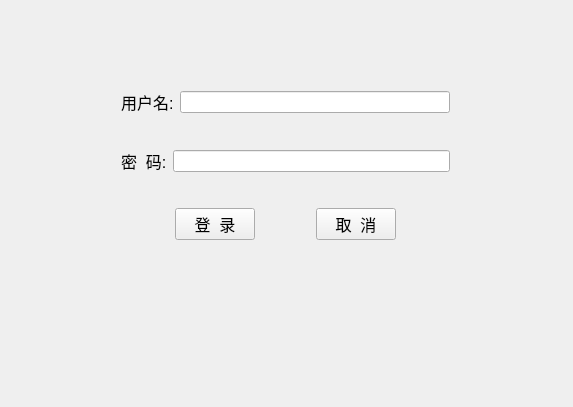
<?xml version="1.0" encoding="UTF-8"?>
<ui version="4.0">
 <class>Widget</class>
 <widget class="QWidget" name="Widget">
  <property name="geometry">
   <rect>
    <x>0</x>
    <y>0</y>
    <width>573</width>
    <height>407</height>
   </rect>
  </property>
  <property name="windowTitle">
   <string>Widget</string>
  </property>
  <widget class="QWidget" name="">
   <property name="geometry">
    <rect>
     <x>110</x>
     <y>50</y>
     <width>351</width>
     <height>231</height>
    </rect>
   </property>
   <layout class="QVBoxLayout" name="verticalLayout">
    <item>
     <layout class="QHBoxLayout" name="horizontalLayout">
      <item>
       <widget class="QLabel" name="label">
        <property name="font">
         <font>
          <pointsize>12</pointsize>
         </font>
        </property>
        <property name="text">
         <string>用户名:</string>
        </property>
        <property name="scaledContents">
         <bool>false</bool>
        </property>
        <property name="wordWrap">
         <bool>false</bool>
        </property>
       </widget>
      </item>
      <item>
       <widget class="QLineEdit" name="lineEdit"/>
      </item>
     </layout>
    </item>
    <item>
     <layout class="QHBoxLayout" name="horizontalLayout_2">
      <item>
       <widget class="QLabel" name="label_2">
        <property name="font">
         <font>
          <pointsize>12</pointsize>
         </font>
        </property>
        <property name="text">
         <string>密  码:</string>
        </property>
       </widget>
      </item>
      <item>
       <widget class="QLineEdit" name="lineEdit_2"/>
      </item>
     </layout>
    </item>
    <item>
     <layout class="QHBoxLayout" name="horizontalLayout_3">
      <item>
       <spacer name="horizontalSpacer_2">
        <property name="orientation">
         <enum>Qt::Horizontal</enum>
        </property>
        <property name="sizeHint" stdset="0">
         <size>
          <width>40</width>
          <height>20</height>
         </size>
        </property>
       </spacer>
      </item>
      <item>
       <widget class="QPushButton" name="pushButton_2">
        <property name="font">
         <font>
          <pointsize>12</pointsize>
         </font>
        </property>
        <property name="text">
         <string>登  录</string>
        </property>
       </widget>
      </item>
      <item>
       <spacer name="horizontalSpacer">
        <property name="orientation">
         <enum>Qt::Horizontal</enum>
        </property>
        <property name="sizeHint" stdset="0">
         <size>
          <width>40</width>
          <height>20</height>
         </size>
        </property>
       </spacer>
      </item>
      <item>
       <widget class="QPushButton" name="pushButton">
        <property name="font">
         <font>
          <pointsize>12</pointsize>
         </font>
        </property>
        <property name="text">
         <string>取  消</string>
        </property>
       </widget>
      </item>
      <item>
       <spacer name="horizontalSpacer_3">
        <property name="orientation">
         <enum>Qt::Horizontal</enum>
        </property>
        <property name="sizeHint" stdset="0">
         <size>
          <width>40</width>
          <height>20</height>
         </size>
        </property>
       </spacer>
      </item>
     </layout>
    </item>
   </layout>
  </widget>
 </widget>
 <layoutdefault spacing="6" margin="11"/>
 <resources/>
 <connections/>
</ui>
